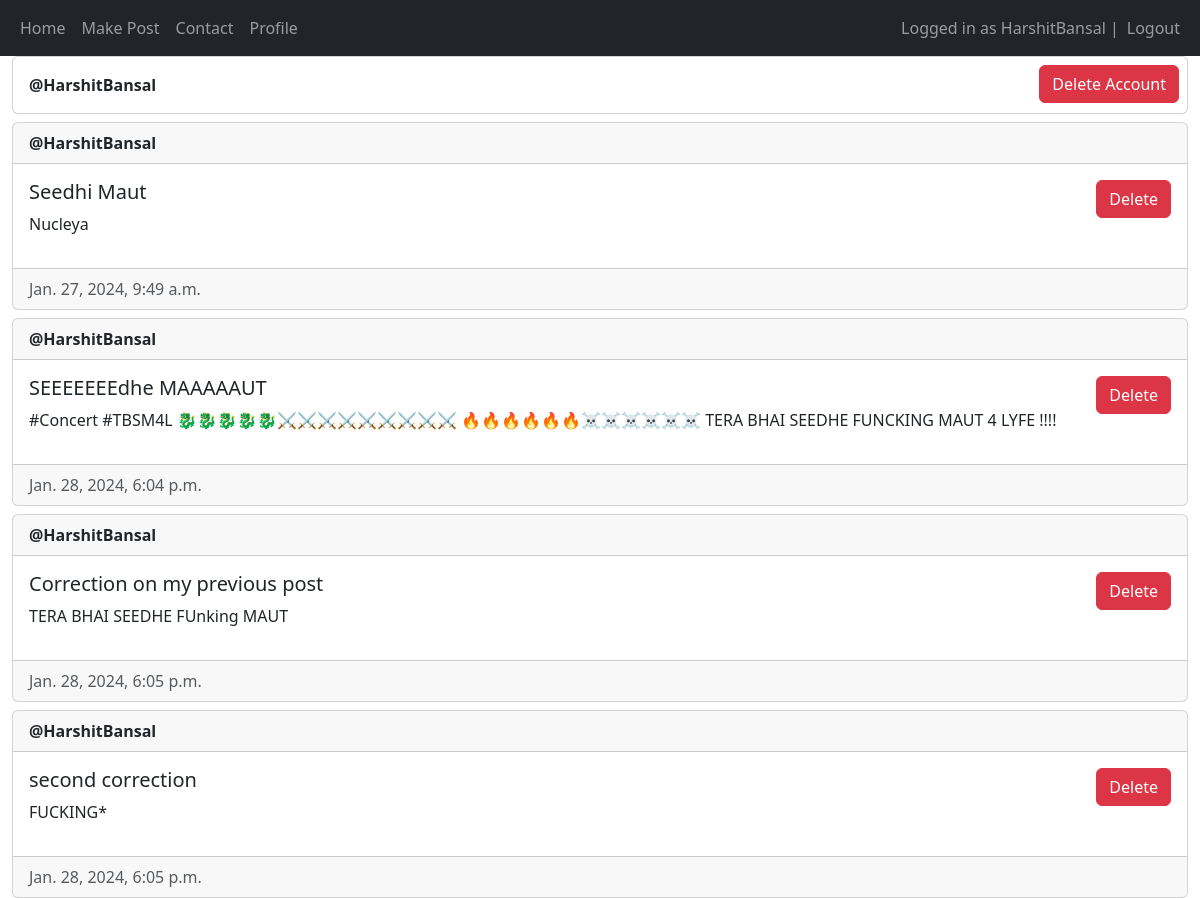
/my-profile (signed in), run on the app's committed database.
### main/models.py (models this page shows, shortened)
class Post(models.Model) :
    author = models.ForeignKey(User, on_delete = models.CASCADE)
    title = models.CharField(max_length=200)
    description = models.TextField()
    created_at = models.DateTimeField(auto_now_add=True)
    updated_at = models.DateTimeField(auto_now= True)

### main/views.py (the view)
# urls.py: path('my-profile', views.my_profile, name="profile_view"),
@login_required(login_url="/login")
def my_profile(request) :
    posts = Post.objects.filter(author_id = request.user.id)
    return render(request, "main/my_profile.html", {"posts" : posts})

### main/templates/main/my_profile.html (shortened to what this page needs)
{% extends "main/base.html" %}
{% block content %}
<div class="card d-flex flex-row justify-content-between">
    <div class="card-body "><strong>@{{ user.username }}</strong></div>
    <div>
    <form action="/delete" method="post" onsubmit = "clicked(event)">
        <button type="submit" value="submit" class="btn btn-danger mb-2 m-lg-2">Delete Account</button>
    </form>
    </div>
</div>
{% for post in posts %}
<div class="card mt-2">
    <div class="card-header"><strong>@{{ post.author.username }}</strong></div>
    <div class="card-body d-flex flex-row justify-content-between">
        <div>
            <h5 class="card-title">{{ post.title }}</h5>
            <p>{{post.description}}</p>
        </div>
        <div>
            {% if user == post.author or perms.main.delete_post %}
                <form method="post">
                    <button type="submit" name="post-id" class="btn btn-danger" value="{{post.id}}">Delete</button>
                </form>
            {% endif %}
        </div>
    </div>
    <div class="card-footer text-muted">{{post.created_at}}</div>
</div>
{% empty %}
<p class="alert-primary"> No posts made by user. </p>
{% endfor %}
{% endblock content %}

### main/templates/main/base.html (shortened to what this page needs)
<!DOCTYPE html>
<html lang="en">
<head>
    <link href="https://cdn.jsdelivr.net/npm/bootstrap@5.3.2/dist/css/bootstrap.min.css" rel="stylesheet">
</head>
<body>
    <nav class="navbar navbar-expand-lg navbar-dark bg-dark">
        <div class="container-fluid">
            <div>
                <ul class="navbar-nav">
                    <li class="nav-item">
                        <a class="nav-link" href="/home">Home</a>
                    </li>
                    <li class="nav-item">
                        <form action ="/create-post">
                            <button type="submit" value="submit" class="nav-link">Make Post</button>
                        </form>
                    </li>
                    <li class="nav-item">
                        <a class="nav-link" href="/contact">Contact</a>
                    </li>
                    <li class="nav-item">
                        <a class="nav-link" href="/my-profile">Profile</a>
                    </li>
                </ul>
            </div>
            <div>
                <ul class="navbar-nav">
                    {% if user.is_authenticated %}
                        <span class="navbar-text">Logged in as {{ user.username }} | </span>
                        <li class="nav-item">
                            <form action="/logout/" method="post">
                                <button class="nav-link" type="submit">Logout</button>
                            </form>
                        </li>
                    {% else %}
                        <li class="nav-item">
                            <a class="nav-link" href="/login">Login</a>
                        </li>
                    {% endif %}
                </ul>
            </div>
        </div>
    </nav>
    <div class="container-fluid">
        {% block content %}
        {% endblock content %}
    </div>
</body>
</html>

### data on the page
Post: author.username "HarshitBansal", title "Seedhi Maut", description "Nucleya", {{ post.id }} 4 (drawn), created_at "Jan. 27, 2024, 9:49 a.m."
Post: author.username "HarshitBansal", title "SEEEEEEEdhe MAAAAAUT", description "#Concert #TBSM4L 🐉🐉🐉🐉🐉⚔️⚔️⚔️⚔️⚔️⚔️⚔️⚔️⚔️ 🔥🔥🔥🔥🔥🔥☠️☠️☠️☠️☠️☠️ TERA BHAI SEEDHE FUNCKING MAUT 4 LYFE !!!!", {{ post.id }} 9 (drawn), created_at "Jan. 28, 2024, 6:04 p.m."
Post: author.username "HarshitBansal", title "Correction on my previous post", description "TERA BHAI SEEDHE FUnking MAUT", {{ post.id }} 10 (drawn), created_at "Jan. 28, 2024, 6:05 p.m."
Post: author.username "HarshitBansal", title "second correction", description "FUCKING*", {{ post.id }} 11 (drawn), created_at "Jan. 28, 2024, 6:05 p.m."

### other printed values
{{ user.username }} "HarshitBansal"
